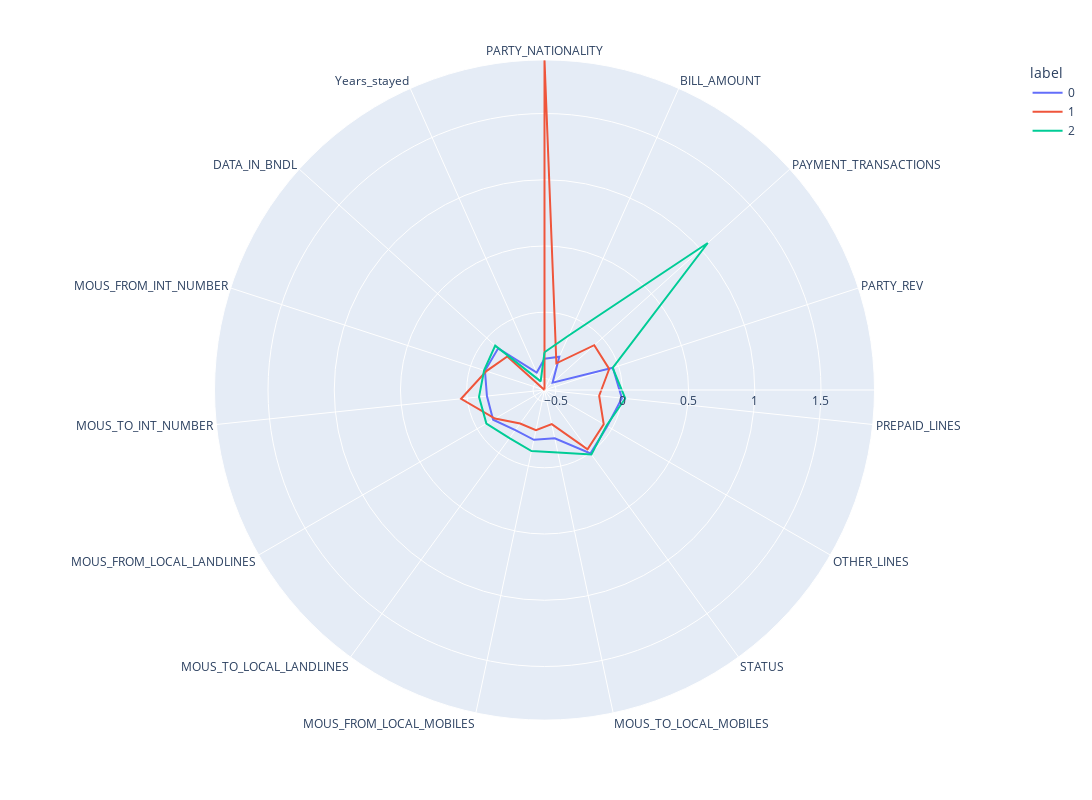

Notebook cell for this chart:
### Code cell
#Only ones
kmeans = KMeans(
        n_clusters=3, 
        init="k-means++",
        n_init=10,
        tol=1e-04, 
        random_state=42
    )
kmeans.fit(x_ones)
clusters=pd.DataFrame(x_ones)
clusters['label']=kmeans.labels_
polar=clusters.groupby("label").mean().reset_index()
polar=pd.melt(polar,id_vars=["label"])
fig4 = px.line_polar(polar, r="value", theta="variable", color="label", line_close=True,height=800,width=1400)
fig4.show()

### Figure 1 — Plotly figure (JSON) as saved in the notebook; plotly's stock layout.template omitted (floating-point values rounded to 4 significant figures)
{"data": [{"hovertemplate": "label=0<br>value=%{r}<br>variable=%{theta}<extra></extra>", "legendgroup": "0", "line": {"color": "#636efa", "dash": "solid"}, "marker": {"symbol": "circle"}, "mode": "lines", "name": "0", "r": [-0.3518, -0.3123, -0.5051, -0.04472, 0.0003068, -0.04078, 0.00439, -0.2149, -0.203, -0.2126, -0.1392, -0.1502, -0.1143, -0.1169, -0.4431, -0.3518], "showlegend": true, "subplot": "polar", "theta": ["PARTY_NATIONALITY", "BILL_AMOUNT", "PAYMENT_TRANSACTIONS", "PARTY_REV", "PREPAID_LINES", "OTHER_LINES", "STATUS", "MOUS_TO_LOCAL_MOBILES", "MOUS_FROM_LOCAL_MOBILES", "MOUS_TO_LOCAL_LANDLINES", "MOUS_FROM_LOCAL_LANDLINES", "MOUS_TO_INT_NUMBER", "MOUS_FROM_INT_NUMBER", "DATA_IN_BNDL", "Years_stayed", "PARTY_NATIONALITY"], "type": "scatterpolar"}, {"hovertemplate": "label=1<br>value=%{r}<br>variable=%{theta}<extra></extra>", "legendgroup": "1", "line": {"color": "#EF553B", "dash": "solid"}, "marker": {"symbol": "circle"}, "mode": "lines", "name": "1", "r": [1.904, -0.3666, -0.08188, -0.07355, -0.1722, -0.07102, -0.03408, -0.3237, -0.2765, -0.2742, -0.1554, 0.04589, -0.1261, -0.2094, -0.5871, 1.904], "showlegend": true, "subplot": "polar", "theta": ["PARTY_NATIONALITY", "BILL_AMOUNT", "PAYMENT_TRANSACTIONS", "PARTY_REV", "PREPAID_LINES", "OTHER_LINES", "STATUS", "MOUS_TO_LOCAL_MOBILES", "MOUS_FROM_LOCAL_MOBILES", "MOUS_TO_LOCAL_LANDLINES", "MOUS_FROM_LOCAL_LANDLINES", "MOUS_TO_INT_NUMBER", "MOUS_FROM_INT_NUMBER", "DATA_IN_BNDL", "Years_stayed", "PARTY_NATIONALITY"], "type": "scatterpolar"}, {"hovertemplate": "label=2<br>value=%{r}<br>variable=%{theta}<extra></extra>", "legendgroup": "2", "line": {"color": "#00cc96", "dash": "solid"}, "marker": {"symbol": "circle"}, "mode": "lines", "name": "2", "r": [-0.3026, -0.1371, 1.071, -0.04625, 0.02548, -0.0471, 0.01485, -0.1043, -0.1155, -0.1374, -0.08049, -0.09013, -0.1078, -0.08633, -0.5159, -0.3026], "showlegend": true, "subplot": "polar", "theta": ["PARTY_NATIONALITY", "BILL_AMOUNT", "PAYMENT_TRANSACTIONS", "PARTY_REV", "PREPAID_LINES", "OTHER_LINES", "STATUS", "MOUS_TO_LOCAL_MOBILES", "MOUS_FROM_LOCAL_MOBILES", "MOUS_TO_LOCAL_LANDLINES", "MOUS_FROM_LOCAL_LANDLINES", "MOUS_TO_INT_NUMBER", "MOUS_FROM_INT_NUMBER", "DATA_IN_BNDL", "Years_stayed", "PARTY_NATIONALITY"], "type": "scatterpolar"}], "layout": {"height": 800, "legend": {"title": {"text": "label"}, "tracegroupgap": 0}, "margin": {"t": 60}, "polar": {"angularaxis": {"direction": "clockwise", "rotation": 90}, "domain": {"x": [0, 1], "y": [0, 1]}}, "width": 1400}}
